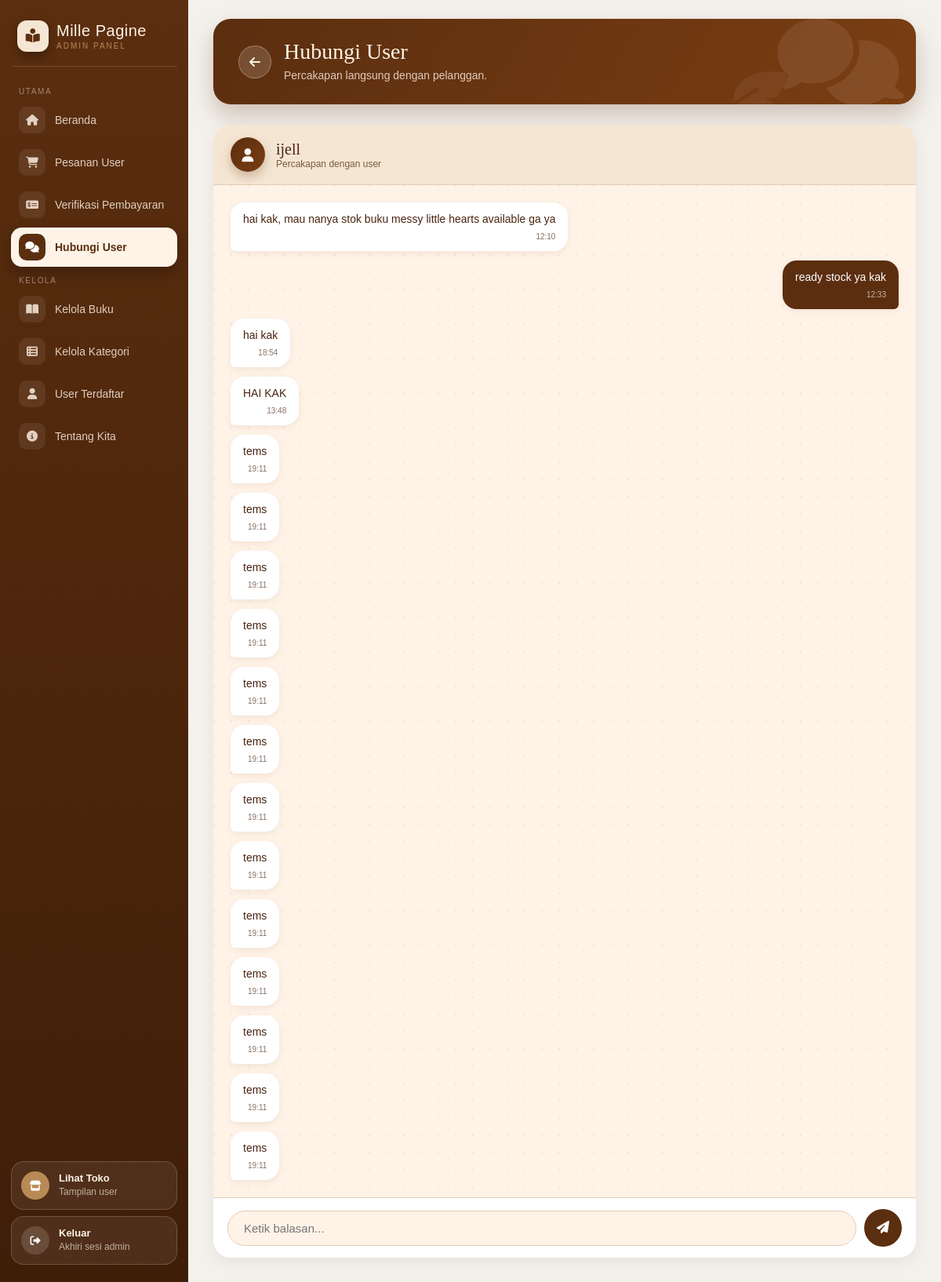
Screenshot of /bookstore/chat_user_admin.php?user_id=2 (signed in) with the database file from the repository.
### tables this page shows
CREATE TABLE `users` (
  `id` int(11) NOT NULL,
  `nama` varchar(100) NOT NULL,
  `email` varchar(100) NOT NULL,
  `alamat` text NOT NULL,
  `telepon` varchar(20) NOT NULL,
  `password` varchar(255) NOT NULL,
  `role` enum('user','admin') NOT NULL
);

CREATE TABLE `chat` (
  `id` int(11) NOT NULL,
  `user_id` int(11) NOT NULL,
  `pengirim` enum('user','admin') NOT NULL,
  `pesan` text NOT NULL,
  `waktu` datetime DEFAULT current_timestamp(),
  `status` enum('terbaca','belum') DEFAULT 'belum'
);

### bookstore/chat_user_admin.php (the view, shortened to what this page needs)
<?php
include 'koneksi.php';
$user_id = isset($_GET['user_id']) ? intval($_GET['user_id']) : 0;
$userData = mysqli_fetch_assoc(
    mysqli_query($conn, "
        SELECT id, nama
        FROM users
        WHERE id='$user_id'
    ")
);
mysqli_query($conn, "
    UPDATE chat
    SET status='terbaca'
    WHERE user_id='$user_id'
    AND pengirim='user'
");
$chat = mysqli_query($conn, "
    SELECT *
    FROM chat
    WHERE user_id='$user_id'
    ORDER BY waktu ASC
");
?>
<!DOCTYPE html>
<html lang="id">
<head>
<link rel="stylesheet" href="https://cdnjs.cloudflare.com/ajax/libs/font-awesome/6.5.2/css/all.min.css">
<link rel="stylesheet" href="admin.css">
</head>
<body>
<div class="wrapper">
    <?php $halaman_aktif = 'chat'; include 'admin_sidebar.php'; ?>
    <div class="content">
        <div class="page-head anim" style="--i:0">
            <i class="fa-solid fa-comments deco"></i>
            <i class="fa-solid fa-feather-pointed deco2"></i>
            <div class="page-head-main">
                <a href="chat_admin.php" class="back" title="Kembali"><i class="fa-solid fa-arrow-left"></i></a>
                <div>
                    <h1>Hubungi User</h1>
                    <p>Percakapan langsung dengan pelanggan.</p>
                </div>
            </div>
        </div>
        <div class="chat-box anim" style="--i:1">
            <div class="chat-header">
                <div class="avatar"><i class="fa-solid fa-user"></i></div>
                <div>
                    <h2><?= htmlspecialchars($userData['nama']); ?></h2>
                    <p>Percakapan dengan user</p>
                </div>
            </div>
            <div class="messages">
                <?php while($c = mysqli_fetch_assoc($chat)): ?>
                    <div class="message <?= $c['pengirim'] == 'admin' ? 'admin-message' : 'user-message'; ?>">
                        <?= nl2br(htmlspecialchars($c['pesan'])); ?>
                        <div class="time"><?= date('H:i', strtotime($c['waktu'])); ?></div>
                    </div>
                <?php endwhile; ?>
            </div>
            <form method="POST" class="chat-form">
                <input type="text" name="pesan" placeholder="Ketik balasan..." autocomplete="off" required>
                <button type="submit" name="kirim" class="send-btn" title="Kirim">
                    <i class="fa-solid fa-paper-plane"></i>
                </button>
            </form>
        </div>
    </div>
</div>
</body>
</html>

### bookstore/admin.css (style rules this page uses)
:root { --coklat:#5B2E0F; --coklat-tua:#4A2410; --coklat-muda:#7B5A3D; --krem:#F5E6D3; --krem-terang:#FFF3E8; --latar:#F4F1ED; --emas:#B98A55; --garis:#E2CBB4; --hijau:#2F8F5B; --hijau-bg:#E4F5EA; --biru:#2563EB; --biru-bg:#E5EDFF; --kuning:#C77F00; --kuning-bg:#FFF3DC; --merah:#C0362C; --merah-bg:#FDE9E7; --abu:#6B7280; --abu-bg:#ECEAE7; --bayang:0 6px 18px rgba(91,46,15,.08); --bayang-besar:0 16px 30px rgba(91,46,15,.18); }
* { margin:0; padding:0; box-sizing:border-box; font-family:Arial, sans-serif; }
body { background:var(--latar); height:100vh; overflow:hidden; color:var(--coklat-tua); }
a { color:inherit; }
.wrapper { width:100%; height:100vh; display:flex; }
.anim { animation:naik .55s ease both; animation-delay:calc(var(--i, 0) * 80ms); }
.content { flex:1; min-width:0; padding:24px 32px 40px; height:100vh; overflow-y:auto; }
.page-head { position:relative; overflow:hidden; display:flex; align-items:center; justify-content:space-between; gap:20px; flex-wrap:wrap; background:linear-gradient(120deg, var(--coklat) 0%, #7A3E13 100%); border-radius:22px; padding:26px 32px; margin-bottom:26px; color:var(--krem-terang); box-shadow:0 14px 30px rgba(91,46,15,.25); }
.page-head .deco { position:absolute; right:24px; top:50%; transform:translateY(-50%) rotate(-10deg); font-size:120px; color:rgba(255,243,232,.09); pointer-events:none; }
.page-head .deco2 { position:absolute; right:170px; bottom:-22px; font-size:70px; color:rgba(255,243,232,.06); transform:rotate(12deg); pointer-events:none; }
.page-head-main { position:relative; display:flex; align-items:center; gap:16px; min-width:0; }
.page-head h1 { font-family:Georgia, serif; font-size:28px; font-weight:normal; margin-bottom:4px; }
.page-head p { font-size:14px; color:rgba(255,243,232,.8); line-height:1.5; max-width:480px; }
.back { width:42px; height:42px; border-radius:50%; background:rgba(255,243,232,.16); border:1px solid rgba(255,243,232,.3); color:var(--krem-terang); display:flex; align-items:center; justify-content:center; text-decoration:none; flex-shrink:0; transition:background .2s ease, transform .2s ease; }
.avatar { width:54px; height:54px; border-radius:50%; background:linear-gradient(135deg, var(--coklat), #7A3E13); color:#fff; display:flex; align-items:center; justify-content:center; font-size:20px; flex-shrink:0; box-shadow:0 6px 14px rgba(91,46,15,.28); }
.chat-box { background:#fff; border-radius:22px; box-shadow:var(--bayang); display:flex; flex-direction:column; height:calc(100vh - 190px); min-height:420px; overflow:hidden; }
.chat-header { display:flex; align-items:center; gap:14px; padding:16px 22px; background:var(--krem); border-bottom:1px solid var(--garis); }
.chat-header h2 { font-family:Georgia, serif; font-weight:normal; font-size:20px; color:var(--coklat-tua); }
.chat-header p { font-size:12px; color:var(--coklat-muda); }
.chat-header .avatar { width:44px; height:44px; font-size:17px; }
.messages { flex:1; overflow-y:auto; padding:22px; display:flex; flex-direction:column; gap:12px; background: radial-gradient(circle at 1px 1px, rgba(185,138,85,.14) 1px, transparent 0) 0 0/22px 22px, var(--krem-terang); }
.message { max-width:68%; padding:11px 16px; border-radius:18px; font-size:14px; line-height:1.5; word-wrap:break-word; box-shadow:0 3px 8px rgba(91,46,15,.08); animation:naik .35s ease both; }
.message .time { font-size:10px; opacity:.65; margin-top:4px; text-align:right; }
.admin-message { align-self:flex-end; background:var(--coklat); color:#fff; border-bottom-right-radius:6px; }
.user-message { align-self:flex-start; background:#fff; color:var(--coklat-tua); border-bottom-left-radius:6px; }
.chat-form { display:flex; align-items:center; gap:10px; padding:14px 18px; border-top:1px solid var(--garis); background:#fff; }
.chat-form input { flex:1; border:1.5px solid var(--garis); border-radius:999px; padding:13px 20px; font-size:15px; outline:none; background:var(--krem-terang); color:var(--coklat-tua); transition:border-color .2s ease, box-shadow .2s ease; }
.send-btn { width:48px; height:48px; border-radius:50%; border:none; background:var(--coklat); color:#fff; cursor:pointer; font-size:16px; transition:transform .2s ease, background .2s ease; }

### rows the page displays
users: nama "ijell"
chat: pesan "hai kak, mau nanya stok buku messy little hearts available ga ya", waktu "12:10"
chat: pesan "ready stock ya kak", waktu "12:33"
chat: pesan "hai kak", waktu "18:54"
chat: pesan "HAI KAK", waktu "13:48"
chat: pesan "tems", waktu "19:11"
chat: pesan "tems", waktu "19:11"
chat: pesan "tems", waktu "19:11"
chat: pesan "tems", waktu "19:11"
chat: pesan "tems", waktu "19:11"
chat: pesan "tems", waktu "19:11"
chat: pesan "tems", waktu "19:11"
chat: pesan "tems", waktu "19:11"
chat: pesan "tems", waktu "19:11"
chat: pesan "tems", waktu "19:11"
chat: pesan "tems", waktu "19:11"
chat: pesan "tems", waktu "19:11"
chat: pesan "tems", waktu "19:11"

### other values shown
$grup "UTAMA"
$nama "Beranda"
$nama "Pesanan User"
$nama "Verifikasi Pembayaran"
$nama "Hubungi User"
$grup "KELOLA"
$nama "Kelola Buku"
$nama "Kelola Kategori"
$nama "User Terdaftar"
$nama "Tentang Kita"
